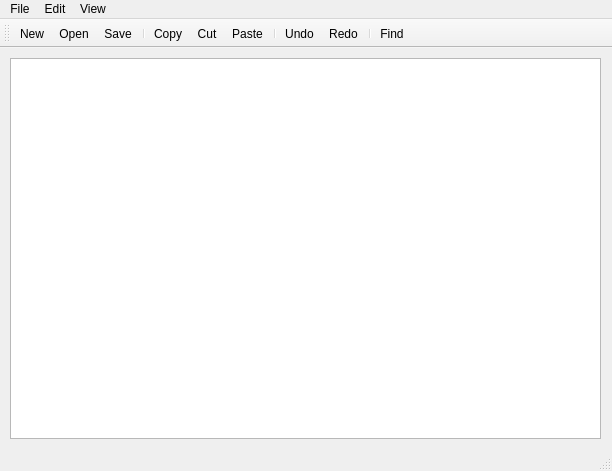
<?xml version="1.0" encoding="UTF-8"?>
<ui version="4.0">
 <class>MainWindow</class>
 <widget class="QMainWindow" name="MainWindow">
  <property name="geometry">
   <rect>
    <x>0</x>
    <y>0</y>
    <width>612</width>
    <height>471</height>
   </rect>
  </property>
  <property name="windowTitle">
   <string>MainWindow</string>
  </property>
  <widget class="QWidget" name="centralWidget">
   <widget class="QTextEdit" name="textEdit">
    <property name="geometry">
     <rect>
      <x>10</x>
      <y>10</y>
      <width>591</width>
      <height>381</height>
     </rect>
    </property>
   </widget>
  </widget>
  <widget class="QMenuBar" name="menuBar">
   <property name="geometry">
    <rect>
     <x>0</x>
     <y>0</y>
     <width>612</width>
     <height>22</height>
    </rect>
   </property>
   <widget class="QMenu" name="menuFile">
    <property name="title">
     <string>File</string>
    </property>
    <addaction name="actionNew"/>
    <addaction name="actionOpen"/>
    <addaction name="actionSave"/>
    <addaction name="actionSave_As"/>
   </widget>
   <widget class="QMenu" name="menuEdit">
    <property name="title">
     <string>Edit</string>
    </property>
    <addaction name="actionCopy"/>
    <addaction name="actionCut"/>
    <addaction name="actionPaste"/>
    <addaction name="actionUndo"/>
    <addaction name="actionRedo"/>
   </widget>
   <widget class="QMenu" name="menuView">
    <property name="title">
     <string>View</string>
    </property>
    <addaction name="actionFind"/>
   </widget>
   <addaction name="menuFile"/>
   <addaction name="menuEdit"/>
   <addaction name="menuView"/>
  </widget>
  <widget class="QToolBar" name="mainToolBar">
   <attribute name="toolBarArea">
    <enum>TopToolBarArea</enum>
   </attribute>
   <attribute name="toolBarBreak">
    <bool>false</bool>
   </attribute>
   <addaction name="actionNew"/>
   <addaction name="actionOpen"/>
   <addaction name="actionSave"/>
   <addaction name="separator"/>
   <addaction name="actionCopy"/>
   <addaction name="actionCut"/>
   <addaction name="actionPaste"/>
   <addaction name="separator"/>
   <addaction name="actionUndo"/>
   <addaction name="actionRedo"/>
   <addaction name="separator"/>
   <addaction name="actionFind"/>
  </widget>
  <widget class="QStatusBar" name="statusBar"/>
  <action name="actionNew">
   <property name="icon">
    <iconset resource="resources.qrc">
     <normaloff>:/Images/icons/newfile.png</normaloff>:/Images/icons/newfile.png</iconset>
   </property>
   <property name="text">
    <string>New</string>
   </property>
  </action>
  <action name="actionOpen">
   <property name="icon">
    <iconset resource="resources.qrc">
     <normaloff>:/Images/icons/openfile.png</normaloff>:/Images/icons/openfile.png</iconset>
   </property>
   <property name="text">
    <string>Open</string>
   </property>
  </action>
  <action name="actionSave">
   <property name="icon">
    <iconset resource="resources.qrc">
     <normaloff>:/Images/icons/savefile.png</normaloff>:/Images/icons/savefile.png</iconset>
   </property>
   <property name="text">
    <string>Save</string>
   </property>
  </action>
  <action name="actionCopy">
   <property name="icon">
    <iconset resource="resources.qrc">
     <normaloff>:/Images/icons/copy.png</normaloff>:/Images/icons/copy.png</iconset>
   </property>
   <property name="text">
    <string>Copy</string>
   </property>
  </action>
  <action name="actionCut">
   <property name="icon">
    <iconset resource="resources.qrc">
     <normaloff>:/Images/icons/cut.png</normaloff>:/Images/icons/cut.png</iconset>
   </property>
   <property name="text">
    <string>Cut</string>
   </property>
  </action>
  <action name="actionUndo">
   <property name="icon">
    <iconset resource="resources.qrc">
     <normaloff>:/Images/icons/undo.png</normaloff>:/Images/icons/undo.png</iconset>
   </property>
   <property name="text">
    <string>Undo</string>
   </property>
  </action>
  <action name="actionPaste">
   <property name="icon">
    <iconset resource="resources.qrc">
     <normaloff>:/Images/icons/paste.png</normaloff>:/Images/icons/paste.png</iconset>
   </property>
   <property name="text">
    <string>Paste</string>
   </property>
  </action>
  <action name="actionSave_As">
   <property name="icon">
    <iconset resource="resources.qrc">
     <normaloff>:/Images/icons/saveas.jpg</normaloff>:/Images/icons/saveas.jpg</iconset>
   </property>
   <property name="text">
    <string>Save As</string>
   </property>
  </action>
  <action name="actionFind">
   <property name="icon">
    <iconset resource="resources.qrc">
     <normaloff>:/Images/icons/find.png</normaloff>:/Images/icons/find.png</iconset>
   </property>
   <property name="text">
    <string>Find</string>
   </property>
  </action>
  <action name="actionRedo">
   <property name="icon">
    <iconset resource="resources.qrc">
     <normaloff>:/Images/icons/redo.jpg</normaloff>:/Images/icons/redo.jpg</iconset>
   </property>
   <property name="text">
    <string>Redo</string>
   </property>
  </action>
 </widget>
 <layoutdefault spacing="6" margin="11"/>
 <resources>
  <include location="resources.qrc"/>
 </resources>
 <connections/>
</ui>
